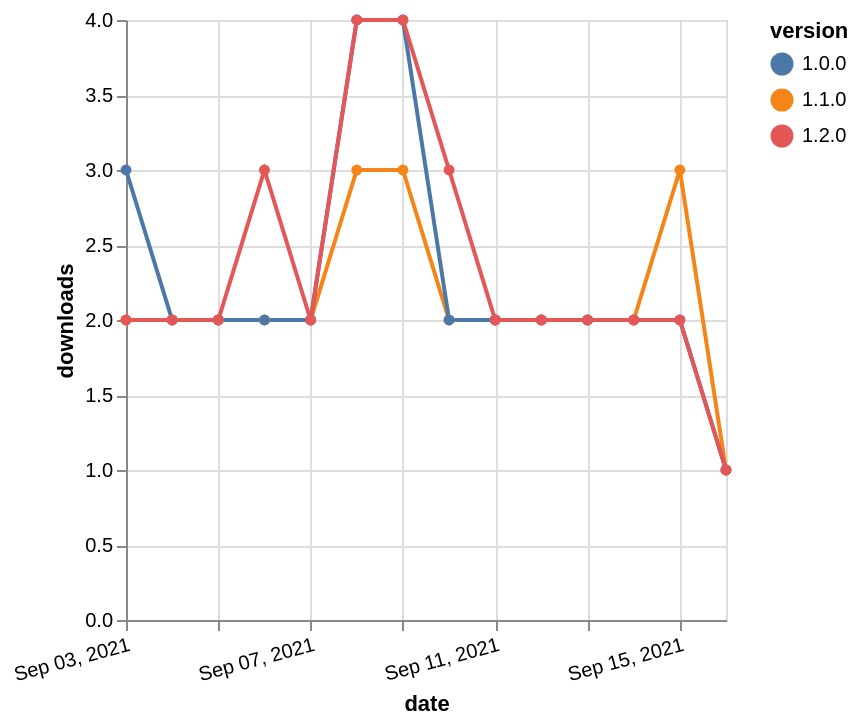

The Vega-Lite source for this figure:
### Vega-Lite specification from a JSON file in a GitHub repository (floating-point values rounded to 4 significant figures)
{"$schema": "https://vega.github.io/schema/vega-lite/v5.json", "description": "A simple bar chart with embedded data.", "data": {"values": [{"date": "2021-09-03", "total": 906, "delta": 2, "version": "1.1.0"}, {"date": "2021-09-04", "total": 908, "delta": 2, "version": "1.1.0"}, {"date": "2021-09-05", "total": 910, "delta": 2, "version": "1.1.0"}, {"date": "2021-09-06", "total": 912, "delta": 2, "version": "1.1.0"}, {"date": "2021-09-07", "total": 914, "delta": 2, "version": "1.1.0"}, {"date": "2021-09-08", "total": 917, "delta": 3, "version": "1.1.0"}, {"date": "2021-09-09", "total": 920, "delta": 3, "version": "1.1.0"}, {"date": "2021-09-10", "total": 922, "delta": 2, "version": "1.1.0"}, {"date": "2021-09-11", "total": 924, "delta": 2, "version": "1.1.0"}, {"date": "2021-09-12", "total": 926, "delta": 2, "version": "1.1.0"}, {"date": "2021-09-13", "total": 928, "delta": 2, "version": "1.1.0"}, {"date": "2021-09-14", "total": 930, "delta": 2, "version": "1.1.0"}, {"date": "2021-09-15", "total": 933, "delta": 3, "version": "1.1.0"}, {"date": "2021-09-16", "total": 934, "delta": 1, "version": "1.1.0"}, {"date": "2021-09-03", "total": 1480, "delta": 3, "version": "1.0.0"}, {"date": "2021-09-04", "total": 1482, "delta": 2, "version": "1.0.0"}, {"date": "2021-09-05", "total": 1484, "delta": 2, "version": "1.0.0"}, {"date": "2021-09-06", "total": 1486, "delta": 2, "version": "1.0.0"}, {"date": "2021-09-07", "total": 1488, "delta": 2, "version": "1.0.0"}, {"date": "2021-09-08", "total": 1492, "delta": 4, "version": "1.0.0"}, {"date": "2021-09-09", "total": 1496, "delta": 4, "version": "1.0.0"}, {"date": "2021-09-10", "total": 1498, "delta": 2, "version": "1.0.0"}, {"date": "2021-09-11", "total": 1500, "delta": 2, "version": "1.0.0"}, {"date": "2021-09-12", "total": 1502, "delta": 2, "version": "1.0.0"}, {"date": "2021-09-13", "total": 1504, "delta": 2, "version": "1.0.0"}, {"date": "2021-09-14", "total": 1506, "delta": 2, "version": "1.0.0"}, {"date": "2021-09-15", "total": 1508, "delta": 2, "version": "1.0.0"}, {"date": "2021-09-16", "total": 1509, "delta": 1, "version": "1.0.0"}, {"date": "2021-09-03", "total": 897, "delta": 2, "version": "1.2.0"}, {"date": "2021-09-04", "total": 899, "delta": 2, "version": "1.2.0"}, {"date": "2021-09-05", "total": 901, "delta": 2, "version": "1.2.0"}, {"date": "2021-09-06", "total": 904, "delta": 3, "version": "1.2.0"}, {"date": "2021-09-07", "total": 906, "delta": 2, "version": "1.2.0"}, {"date": "2021-09-08", "total": 910, "delta": 4, "version": "1.2.0"}, {"date": "2021-09-09", "total": 914, "delta": 4, "version": "1.2.0"}, {"date": "2021-09-10", "total": 917, "delta": 3, "version": "1.2.0"}, {"date": "2021-09-11", "total": 919, "delta": 2, "version": "1.2.0"}, {"date": "2021-09-12", "total": 921, "delta": 2, "version": "1.2.0"}, {"date": "2021-09-13", "total": 923, "delta": 2, "version": "1.2.0"}, {"date": "2021-09-14", "total": 925, "delta": 2, "version": "1.2.0"}, {"date": "2021-09-15", "total": 927, "delta": 2, "version": "1.2.0"}, {"date": "2021-09-16", "total": 928, "delta": 1, "version": "1.2.0"}]}, "width": "container", "mark": {"type": "line", "point": {"filled": true}}, "encoding": {"x": {"field": "date", "type": "temporal", "timeUnit": "yearmonthdate", "title": "date", "axis": {"labelAngle": -15}}, "y": {"field": "delta", "type": "quantitative", "title": "downloads"}, "color": {"field": "version", "type": "nominal"}, "tooltip": {"field": "delta"}}}
